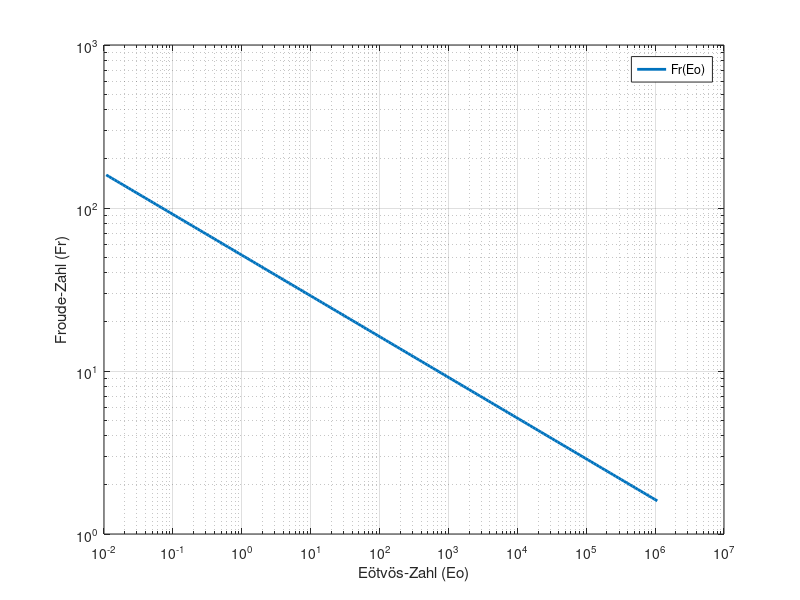

MATLAB code to generate this figure:
g = 9.81;          % Erdbeschleunigung [m/s^2]
rho_diff = 7900;   % Dichteunterschied [kg/m^3]
sigma = 0.072;     % Oberflächenspannung Wasser/Luft [N/m]
v = 5;             % charakteristische Geschwindigkeit [m/s]

L = logspace(-4, 0, 200);  % Länge von 0.1 mm bis 1 m


Fr = v ./ sqrt(g .* L);
Eo = (rho_diff .* g .* L.^2) ./ sigma;


figure
loglog(Eo, Fr, 'LineWidth', 2)
legend('Fr(Eo)')
grid on
xlabel('Eötvös-Zahl (Eo)')
ylabel('Froude-Zahl (Fr)')
